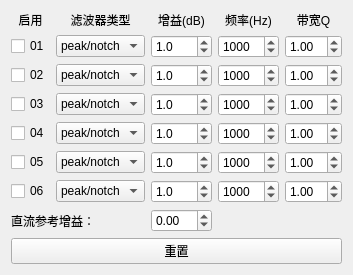
        <widget class="QWidget" name="tab_7">
         <attribute name="title">
          <string>EQ_L</string>
         </attribute>
         <layout class="QGridLayout" name="gridLayout_15">
          <item row="0" column="1">
           <widget class="QLabel" name="label_63">
            <property name="text">
             <string>滤波器类型</string>
            </property>
            <property name="alignment">
             <set>Qt::AlignCenter</set>
            </property>
           </widget>
          </item>
          <item row="2" column="0">
           <widget class="QCheckBox" name="checkbox_IIR_2">
            <property name="text">
             <string>02</string>
            </property>
           </widget>
          </item>
          <item row="0" column="0">
           <widget class="QLabel" name="label_62">
            <property name="text">
             <string>启用</string>
            </property>
            <property name="alignment">
             <set>Qt::AlignCenter</set>
            </property>
           </widget>
          </item>
          <item row="6" column="0">
           <widget class="QCheckBox" name="checkbox_IIR_6">
            <property name="text">
             <string>06</string>
            </property>
           </widget>
          </item>
          <item row="3" column="4">
           <widget class="QDoubleSpinBox" name="spinbox_iir_q_3">
            <property name="decimals">
             <number>2</number>
            </property>
            <property name="minimum">
             <double>0.010000000000000</double>
            </property>
            <property name="maximum">
             <double>30.000000000000000</double>
            </property>
            <property name="singleStep">
             <double>0.100000000000000</double>
            </property>
            <property name="value">
             <double>1.000000000000000</double>
            </property>
           </widget>
          </item>
          <item row="3" column="0">
           <widget class="QCheckBox" name="checkbox_IIR_3">
            <property name="text">
             <string>03</string>
            </property>
           </widget>
          </item>
          <item row="5" column="4">
           <widget class="QDoubleSpinBox" name="spinbox_iir_q_5">
            <property name="decimals">
             <number>2</number>
            </property>
            <property name="minimum">
             <double>0.010000000000000</double>
            </property>
            <property name="maximum">
             <double>30.000000000000000</double>
            </property>
            <property name="singleStep">
             <double>0.100000000000000</double>
            </property>
            <property name="value">
             <double>1.000000000000000</double>
            </property>
           </widget>
          </item>
          <item row="6" column="1">
           <widget class="QComboBox" name="combobox_iir_6">
            <item>
             <property name="text">
              <string>peak/notch</string>
             </property>
            </item>
            <item>
             <property name="text">
              <string>lowshelf</string>
             </property>
            </item>
            <item>
             <property name="text">
              <string>highshelf</string>
             </property>
            </item>
            <item>
             <property name="text">
              <string>lowpass</string>
             </property>
            </item>
            <item>
             <property name="text">
              <string>highpass</string>
             </property>
            </item>
           </widget>
          </item>
          <item row="3" column="3">
           <widget class="QSpinBox" name="spinbox_iir_f_3">
            <property name="minimum">
             <number>20</number>
            </property>
            <property name="maximum">
             <number>20000</number>
            </property>
            <property name="singleStep">
             <number>50</number>
            </property>
            <property name="value">
             <number>1000</number>
            </property>
           </widget>
          </item>
          <item row="4" column="0">
           <widget class="QCheckBox" name="checkbox_IIR_4">
            <property name="text">
             <string>04</string>
            </property>
           </widget>
          </item>
          <item row="3" column="2">
           <widget class="QDoubleSpinBox" name="spinbox_iir_gain_3">
            <property name="decimals">
             <number>1</number>
            </property>
            <property name="minimum">
             <double>-100.000000000000000</double>
            </property>
            <property name="singleStep">
             <double>0.100000000000000</double>
            </property>
            <property name="value">
             <double>1.000000000000000</double>
            </property>
           </widget>
          </item>
          <item row="1" column="2">
           <widget class="QDoubleSpinBox" name="spinbox_iir_gain_1">
            <property name="decimals">
             <number>1</number>
            </property>
            <property name="minimum">
             <double>-100.000000000000000</double>
            </property>
            <property name="singleStep">
             <double>0.100000000000000</double>
            </property>
            <property name="value">
             <double>1.000000000000000</double>
            </property>
           </widget>
          </item>
          <item row="0" column="4">
           <widget class="QLabel" name="label_66">
            <property name="text">
             <string>带宽Q</string>
            </property>
            <property name="alignment">
             <set>Qt::AlignCenter</set>
            </property>
           </widget>
          </item>
          <item row="1" column="0">
           <widget class="QCheckBox" name="checkbox_IIR_1">
            <property name="text">
             <string>01</string>
            </property>
           </widget>
          </item>
          <item row="2" column="1">
           <widget class="QComboBox" name="combobox_iir_2">
            <item>
             <property name="text">
              <string>peak/notch</string>
             </property>
            </item>
            <item>
             <property name="text">
              <string>lowshelf</string>
             </property>
            </item>
            <item>
             <property name="text">
              <string>highshelf</string>
             </property>
            </item>
            <item>
             <property name="text">
              <string>lowpass</string>
             </property>
            </item>
            <item>
             <property name="text">
              <string>highpass</string>
             </property>
            </item>
           </widget>
          </item>
          <item row="2" column="2">
           <widget class="QDoubleSpinBox" name="spinbox_iir_gain_2">
            <property name="decimals">
             <number>1</number>
            </property>
            <property name="minimum">
             <double>-100.000000000000000</double>
            </property>
            <property name="singleStep">
             <double>0.100000000000000</double>
            </property>
            <property name="value">
             <double>1.000000000000000</double>
            </property>
           </widget>
          </item>
          <item row="1" column="3">
           <widget class="QSpinBox" name="spinbox_iir_f_1">
            <property name="minimum">
             <number>20</number>
            </property>
            <property name="maximum">
             <number>20000</number>
            </property>
            <property name="singleStep">
             <number>50</number>
            </property>
            <property name="value">
             <number>1000</number>
            </property>
           </widget>
          </item>
          <item row="2" column="4">
           <widget class="QDoubleSpinBox" name="spinbox_iir_q_2">
            <property name="decimals">
             <number>2</number>
            </property>
            <property name="minimum">
             <double>0.010000000000000</double>
            </property>
            <property name="maximum">
             <double>30.000000000000000</double>
            </property>
            <property name="singleStep">
             <double>0.100000000000000</double>
            </property>
            <property name="value">
             <double>1.000000000000000</double>
            </property>
           </widget>
          </item>
          <item row="1" column="4">
           <widget class="QDoubleSpinBox" name="spinbox_iir_q_1">
            <property name="decimals">
             <number>2</number>
            </property>
            <property name="minimum">
             <double>0.010000000000000</double>
            </property>
            <property name="maximum">
             <double>30.000000000000000</double>
            </property>
            <property name="singleStep">
             <double>0.100000000000000</double>
            </property>
            <property name="value">
             <double>1.000000000000000</double>
            </property>
           </widget>
          </item>
          <item row="0" column="2">
           <widget class="QLabel" name="label_64">
            <property name="text">
             <string>增益(dB)</string>
            </property>
            <property name="alignment">
             <set>Qt::AlignCenter</set>
            </property>
           </widget>
          </item>
          <item row="1" column="1">
           <widget class="QComboBox" name="combobox_iir_1">
            <property name="currentIndex">
             <number>0</number>
            </property>
            <item>
             <property name="text">
              <string>peak/notch</string>
             </property>
            </item>
            <item>
             <property name="text">
              <string>lowshelf</string>
             </property>
            </item>
            <item>
             <property name="text">
              <string>highshelf</string>
             </property>
            </item>
            <item>
             <property name="text">
              <string>lowpass</string>
             </property>
            </item>
            <item>
             <property name="text">
              <string>highpass</string>
             </property>
            </item>
           </widget>
          </item>
          <item row="2" column="3">
           <widget class="QSpinBox" name="spinbox_iir_f_2">
            <property name="minimum">
             <number>20</number>
            </property>
            <property name="maximum">
             <number>20000</number>
            </property>
            <property name="singleStep">
             <number>50</number>
            </property>
            <property name="value">
             <number>1000</number>
            </property>
           </widget>
          </item>
          <item row="3" column="1">
           <widget class="QComboBox" name="combobox_iir_3">
            <item>
             <property name="text">
              <string>peak/notch</string>
             </property>
            </item>
            <item>
             <property name="text">
              <string>lowshelf</string>
             </property>
            </item>
            <item>
             <property name="text">
              <string>highshelf</string>
             </property>
            </item>
            <item>
             <property name="text">
              <string>lowpass</string>
             </property>
            </item>
            <item>
             <property name="text">
              <string>highpass</string>
             </property>
            </item>
           </widget>
          </item>
          <item row="0" column="3">
           <widget class="QLabel" name="label_65">
            <property name="text">
             <string>频率(Hz)</string>
            </property>
            <property name="alignment">
             <set>Qt::AlignCenter</set>
            </property>
           </widget>
          </item>
          <item row="6" column="4">
           <widget class="QDoubleSpinBox" name="spinbox_iir_q_6">
            <property name="decimals">
             <number>2</number>
            </property>
            <property name="minimum">
             <double>0.010000000000000</double>
            </property>
            <property name="maximum">
             <double>30.000000000000000</double>
            </property>
            <property name="singleStep">
             <double>0.100000000000000</double>
            </property>
            <property name="value">
             <double>1.000000000000000</double>
            </property>
           </widget>
          </item>
          <item row="5" column="0">
           <widget class="QCheckBox" name="checkbox_IIR_5">
            <property name="text">
             <string>05</string>
            </property>
           </widget>
          </item>
          <item row="4" column="1">
           <widget class="QComboBox" name="combobox_iir_4">
            <item>
             <property name="text">
              <string>peak/notch</string>
             </property>
            </item>
            <item>
             <property name="text">
              <string>lowshelf</string>
             </property>
            </item>
            <item>
             <property name="text">
              <string>highshelf</string>
             </property>
            </item>
            <item>
             <property name="text">
              <string>lowpass</string>
             </property>
            </item>
            <item>
             <property name="text">
              <string>highpass</string>
             </property>
            </item>
           </widget>
          </item>
          <item row="5" column="3">
           <widget class="QSpinBox" name="spinbox_iir_f_5">
            <property name="minimum">
             <number>20</number>
            </property>
            <property name="maximum">
             <number>20000</number>
            </property>
            <property name="singleStep">
             <number>50</number>
            </property>
            <property name="value">
             <number>1000</number>
            </property>
           </widget>
          </item>
          <item row="6" column="2">
           <widget class="QDoubleSpinBox" name="spinbox_iir_gain_6">
            <property name="decimals">
             <number>1</number>
            </property>
            <property name="minimum">
             <double>-100.000000000000000</double>
            </property>
            <property name="singleStep">
             <double>0.100000000000000</double>
            </property>
            <property name="value">
             <double>1.000000000000000</double>
            </property>
           </widget>
          </item>
          <item row="5" column="2">
           <widget class="QDoubleSpinBox" name="spinbox_iir_gain_5">
            <property name="decimals">
             <number>1</number>
            </property>
            <property name="minimum">
             <double>-100.000000000000000</double>
            </property>
            <property name="singleStep">
             <double>0.100000000000000</double>
            </property>
            <property name="value">
             <double>1.000000000000000</double>
            </property>
           </widget>
          </item>
          <item row="5" column="1">
           <widget class="QComboBox" name="combobox_iir_5">
            <item>
             <property name="text">
              <string>peak/notch</string>
             </property>
            </item>
            <item>
             <property name="text">
              <string>lowshelf</string>
             </property>
            </item>
            <item>
             <property name="text">
              <string>highshelf</string>
             </property>
            </item>
            <item>
             <property name="text">
              <string>lowpass</string>
             </property>
            </item>
            <item>
             <property name="text">
              <string>highpass</string>
             </property>
            </item>
           </widget>
          </item>
          <item row="6" column="3">
           <widget class="QSpinBox" name="spinbox_iir_f_6">
            <property name="minimum">
             <number>20</number>
            </property>
            <property name="maximum">
             <number>20000</number>
            </property>
            <property name="singleStep">
             <number>50</number>
            </property>
            <property name="value">
             <number>1000</number>
            </property>
           </widget>
          </item>
          <item row="8" column="0" colspan="5">
           <widget class="QPushButton" name="btn_eq_reset_data">
            <property name="text">
             <string>重置</string>
            </property>
           </widget>
          </item>
          <item row="4" column="4">
           <widget class="QDoubleSpinBox" name="spinbox_iir_q_4">
            <property name="decimals">
             <number>2</number>
            </property>
            <property name="minimum">
             <double>0.010000000000000</double>
            </property>
            <property name="maximum">
             <double>30.000000000000000</double>
            </property>
            <property name="singleStep">
             <double>0.100000000000000</double>
            </property>
            <property name="value">
             <double>1.000000000000000</double>
            </property>
           </widget>
          </item>
          <item row="4" column="2">
           <widget class="QDoubleSpinBox" name="spinbox_iir_gain_4">
            <property name="decimals">
             <number>1</number>
            </property>
            <property name="minimum">
             <double>-100.000000000000000</double>
            </property>
            <property name="singleStep">
             <double>0.100000000000000</double>
            </property>
            <property name="value">
             <double>1.000000000000000</double>
            </property>
           </widget>
          </item>
          <item row="4" column="3">
           <widget class="QSpinBox" name="spinbox_iir_f_4">
            <property name="minimum">
             <number>20</number>
            </property>
            <property name="maximum">
             <number>20000</number>
            </property>
            <property name="singleStep">
             <number>50</number>
            </property>
            <property name="value">
             <number>1000</number>
            </property>
           </widget>
          </item>
          <item row="7" column="2">
           <widget class="QDoubleSpinBox" name="spinbox_gain_eq_l">
            <property name="minimum">
             <double>-60.000000000000000</double>
            </property>
            <property name="maximum">
             <double>12.000000000000000</double>
            </property>
           </widget>
          </item>
          <item row="7" column="0" colspan="2">
           <widget class="QLabel" name="label_72">
            <property name="text">
             <string>直流参考增益：</string>
            </property>
           </widget>
          </item>
         </layout>
        </widget>
